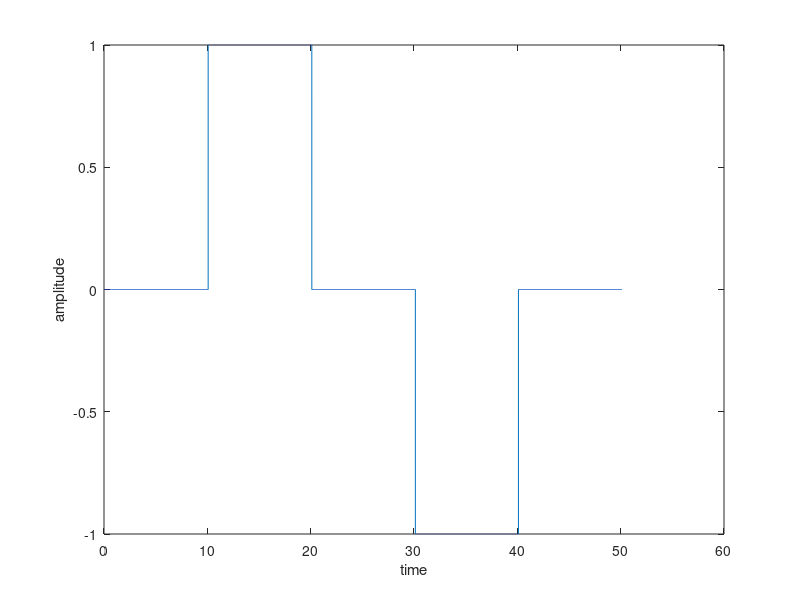
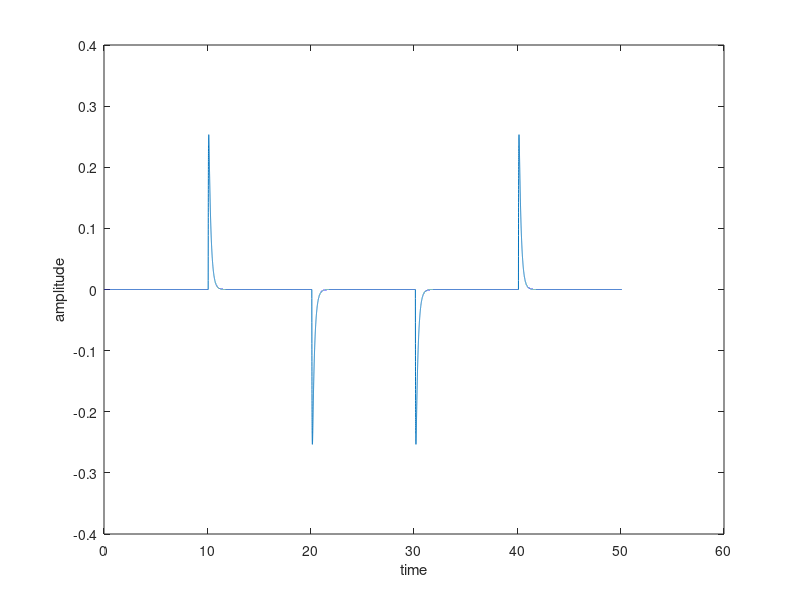
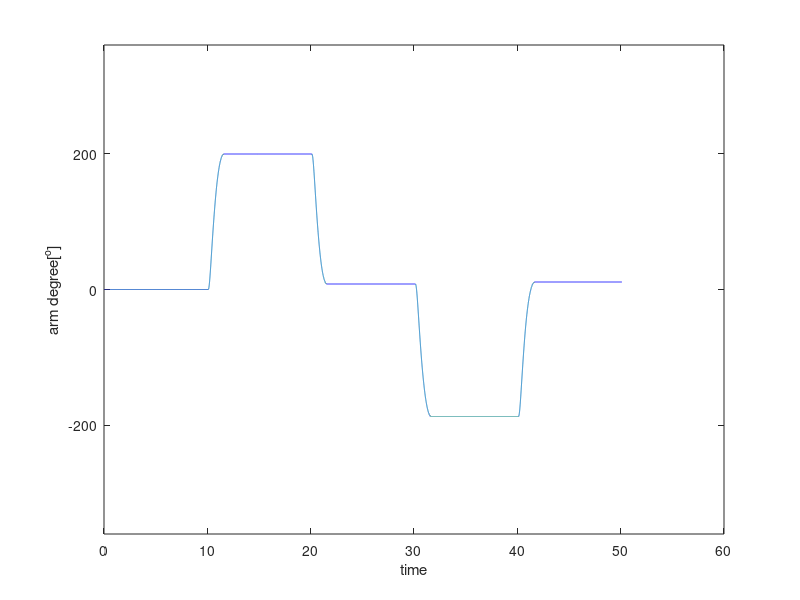

The MATLAB source for these figures, in order:
clear; clc; close all;
load('data_1.mat')
figure()
plot(r_1.time,r_1.signals.values)
xlabel('time')
ylabel('amplitude')
figure()
plot(u_1.time,u_1.signals.values)
xlabel('time')
ylabel('amplitude')
figure()
plot(y_1.time,y_1.signals.values)
xlabel('time')
ylabel('arm degree[^o]')
ylim([-360 360])